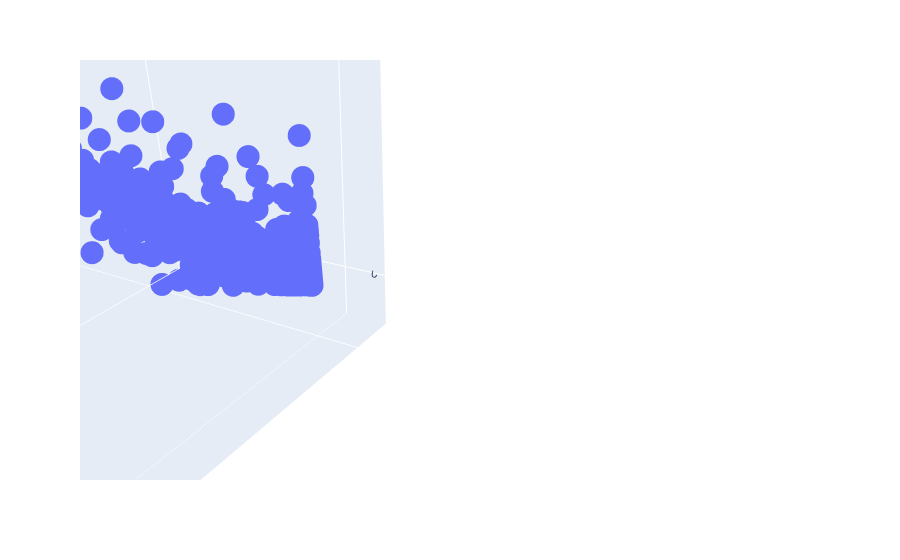

Notebook source saved alongside this figure:
### Markdown cell above
# Plot The 3D Graph

### Code cell
from sklearn.cluster import KMeans
import plotly.express as px

pdata = data[['primary_Girls' ,'primary_Boys' , 'primary_Overall']].copy()
km = KMeans(n_clusters=5)
data['Data'] = km.fit_predict(pdata)
data['Data'] = data['Data'].astype('category')
px.scatter_3d(data , x = 'primary_Girls' , y = 'primary_Boys' , z='primary_Overall' )

### Figure 1 — Plotly figure (JSON) as saved in the notebook; plotly's stock layout.template omitted (floating-point values rounded to 4 significant figures; data arrays with more than 128 entries replaced by an {"elided": "..."} marker saying what was removed)
{"data": [{"hovertemplate": "primary_Girls=%{x}<br>primary_Boys=%{y}<br>primary_Overall=%{z}<extra></extra>", "legendgroup": "", "marker": {"color": "#636efa", "symbol": "circle"}, "mode": "markers", "name": "", "scene": "scene", "showlegend": false, "type": "scatter3d", "x": {"elided": "924 float values"}, "y": {"elided": "924 float values"}, "z": {"elided": "924 float values"}}], "layout": {"autosize": true, "dragmode": "pan", "legend": {"tracegroupgap": 0}, "margin": {"t": 60}, "scene": {"aspectmode": "auto", "aspectratio": {"x": 1.058, "y": 0.9439, "z": 1.001}, "camera": {"center": {"x": -0.4834, "y": -0.5146, "z": -0.4948}, "eye": {"x": -0.3796, "y": -0.6106, "z": -0.2763}, "projection": {"type": "perspective"}, "up": {"x": 0.9165, "y": 0.1921, "z": -0.351}}, "domain": {"x": [0, 1], "y": [0, 1]}, "dragmode": "pan", "xaxis": {"title": {"text": "primary_Girls"}, "type": "linear"}, "yaxis": {"title": {"text": "primary_Boys"}, "type": "linear"}, "zaxis": {"title": {"text": "primary_Overall"}, "type": "linear"}}}}
